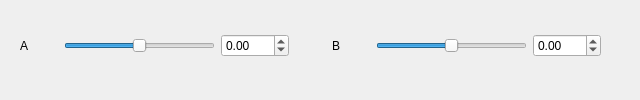
<?xml version="1.0" encoding="UTF-8"?>
<ui version="4.0">
 <class>arxCoefficientItem</class>
 <widget class="QWidget" name="arxCoefficientItem">
  <property name="geometry">
   <rect>
    <x>0</x>
    <y>0</y>
    <width>640</width>
    <height>100</height>
   </rect>
  </property>
  <property name="sizePolicy">
   <sizepolicy hsizetype="Minimum" vsizetype="Fixed">
    <horstretch>0</horstretch>
    <verstretch>0</verstretch>
   </sizepolicy>
  </property>
  <property name="windowTitle">
   <string>Form</string>
  </property>
  <widget class="QWidget" name="horizontalLayoutWidget">
   <property name="geometry">
    <rect>
     <x>20</x>
     <y>10</y>
     <width>581</width>
     <height>71</height>
    </rect>
   </property>
   <layout class="QHBoxLayout" name="horizontalLayout" stretch="1,4,1,1,1,4,1">
    <item>
     <widget class="QLabel" name="label_a">
      <property name="text">
       <string>A</string>
      </property>
     </widget>
    </item>
    <item>
     <widget class="QSlider" name="horizontalSlider_a">
      <property name="minimum">
       <number>-1000</number>
      </property>
      <property name="maximum">
       <number>1000</number>
      </property>
      <property name="orientation">
       <enum>Qt::Horizontal</enum>
      </property>
     </widget>
    </item>
    <item>
     <widget class="QDoubleSpinBox" name="doubleSpinBox_a">
      <property name="minimum">
       <double>-100.000000000000000</double>
      </property>
      <property name="maximum">
       <double>100.000000000000000</double>
      </property>
      <property name="singleStep">
       <double>0.010000000000000</double>
      </property>
     </widget>
    </item>
    <item>
     <spacer name="horizontalSpacer">
      <property name="orientation">
       <enum>Qt::Horizontal</enum>
      </property>
      <property name="sizeHint" stdset="0">
       <size>
        <width>40</width>
        <height>20</height>
       </size>
      </property>
     </spacer>
    </item>
    <item>
     <widget class="QLabel" name="label_b">
      <property name="text">
       <string>B</string>
      </property>
     </widget>
    </item>
    <item>
     <widget class="QSlider" name="horizontalSlider_b">
      <property name="minimum">
       <number>-1000</number>
      </property>
      <property name="maximum">
       <number>1000</number>
      </property>
      <property name="orientation">
       <enum>Qt::Horizontal</enum>
      </property>
     </widget>
    </item>
    <item>
     <widget class="QDoubleSpinBox" name="doubleSpinBox_b">
      <property name="minimum">
       <double>-100.000000000000000</double>
      </property>
      <property name="maximum">
       <double>100.000000000000000</double>
      </property>
      <property name="singleStep">
       <double>0.010000000000000</double>
      </property>
     </widget>
    </item>
   </layout>
  </widget>
 </widget>
 <resources/>
 <connections/>
</ui>
